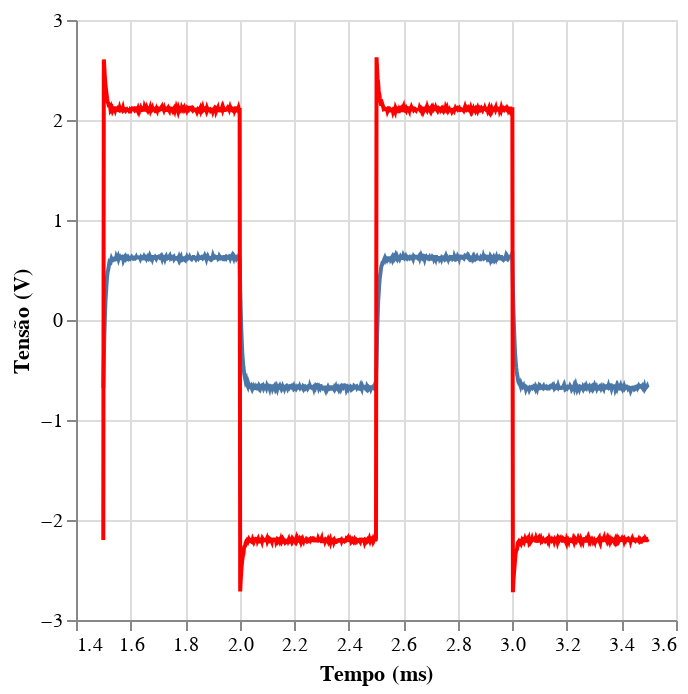

Notebook source saved alongside this figure:
### Code cell
import altair as alt
import pandas as pd
path1 = "RL-01.csv"
path2 = "RL-02.csv"
df1 = pd.read_csv(path2)
df1["Time"] += 0.0025
df1["Time"] *= 1000
g1 = alt.Chart(df1).mark_line().encode(
    alt.X("Time",title = "Tempo (ms)"),
    alt.Y("U_b", title = "Tensão (V)")
)
g1y = alt.Chart(df1).mark_line(color = "red").encode(
    alt.X("Time",title = "Tempo (ms)"),
    alt.Y("U_y", title = "Tensão (V)")
)
g1 + g1y

### Figure 1 — Vega-Lite specification as saved in the notebook (floating-point values rounded to 4 significant figures; data arrays with more than 128 entries replaced by an {"elided": "..."} marker saying what was removed)
{"config": {"view": {"continuousWidth": 300, "continuousHeight": 300}}, "layer": [{"mark": {"type": "line"}, "encoding": {"x": {"field": "Time", "title": "Tempo (ms)", "type": "quantitative"}, "y": {"field": "U_b", "title": "Tensão (V)", "type": "quantitative"}}}, {"mark": {"type": "line", "color": "red"}, "encoding": {"x": {"field": "Time", "title": "Tempo (ms)", "type": "quantitative"}, "y": {"field": "U_y", "title": "Tensão (V)", "type": "quantitative"}}}], "data": {"name": "data-e24626a2a0ee82bde956a20c58808b31"}, "$schema": "https://vega.github.io/schema/vega-lite/v5.20.1.json", "datasets": {"data-e24626a2a0ee82bde956a20c58808b31": {"elided": "1000 records"}}}
